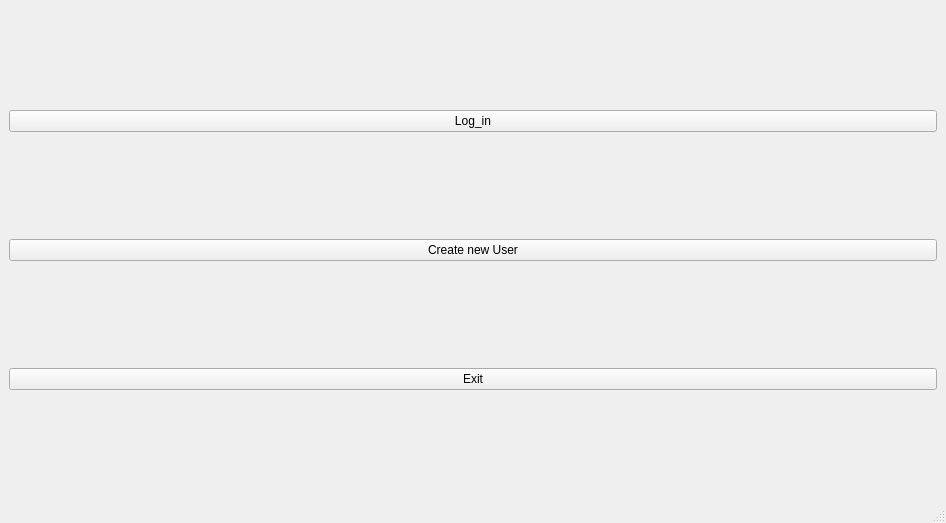
<?xml version="1.0" encoding="UTF-8"?>
<ui version="4.0">
 <class>MainWindow</class>
 <widget class="QMainWindow" name="MainWindow">
  <property name="geometry">
   <rect>
    <x>0</x>
    <y>0</y>
    <width>946</width>
    <height>523</height>
   </rect>
  </property>
  <property name="windowTitle">
   <string>MainWindow</string>
  </property>
  <widget class="QWidget" name="centralwidget">
   <layout class="QVBoxLayout" name="verticalLayout">
    <item>
     <widget class="QPushButton" name="pushButton">
      <property name="text">
       <string>Log_in</string>
      </property>
     </widget>
    </item>
    <item>
     <widget class="QPushButton" name="pushButton_3">
      <property name="text">
       <string>Create new User</string>
      </property>
     </widget>
    </item>
    <item>
     <widget class="QPushButton" name="pushButton_2">
      <property name="text">
       <string>Exit</string>
      </property>
     </widget>
    </item>
   </layout>
  </widget>
  <widget class="QMenuBar" name="menubar">
   <property name="geometry">
    <rect>
     <x>0</x>
     <y>0</y>
     <width>946</width>
     <height>21</height>
    </rect>
   </property>
  </widget>
  <widget class="QStatusBar" name="statusbar"/>
 </widget>
 <resources/>
 <connections/>
</ui>
